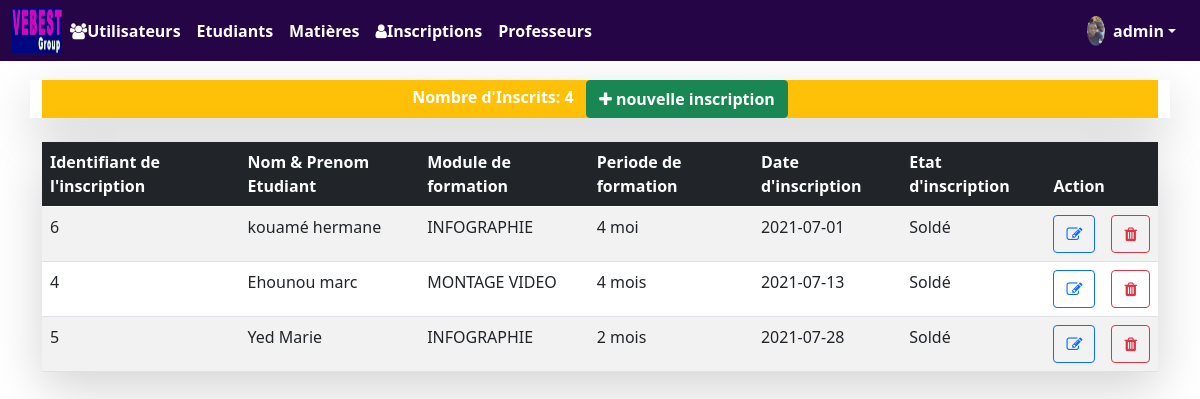
The app's page /page/inscriptions.php (signed in) with its own data.
### tables this page shows
CREATE TABLE `inscription` (
  `idIns` int(11) NOT NULL,
  `dateIns` varchar(50) NOT NULL,
  `idMat` varchar(50) NOT NULL,
  `libInscript` varchar(50) NOT NULL,
  `periode` varchar(50) NOT NULL,
  `idEt` int(11) NOT NULL
);

CREATE TABLE `etudiant` (
  `idEt` int(2) NOT NULL,
  `nomEtu` varchar(50) NOT NULL,
  `prenEtu` varchar(50) NOT NULL,
  `email` varchar(50) NOT NULL,
  `contact` varchar(50) NOT NULL,
  `pays` varchar(50) NOT NULL
);

CREATE TABLE `matiere` (
  `idMat` int(2) NOT NULL,
  `libMat` varchar(50) NOT NULL,
  `nbHmat` int(50) NOT NULL,
  `idP` int(2) NOT NULL
);

### page/inscriptions.php (the view, shortened to what this page needs)
<?php
 require_once('connexionbd.php');
    $requete=$pdo->prepare("SELECT inscription.*, matiere.libMat, etudiant.nomEtu, etudiant.prenEtu FROM inscription INNER JOIN matiere ON inscription.idMat = matiere.idMat
     INNER JOIN etudiant ON inscription.idEt = etudiant.idEt");
    $requete->execute();
    $inscription=$requete->fetchAll();
$selectcompter="SELECT * FROM inscription";
 $resultatCount=$pdo->query($selectcompter);
 $nbreUtilisateur=$resultatCount->rowCount();
?>
<!DOCTYPE html>
<html lang="fr">
<head>
    <link href="../css/bootstrap.min.css" rel="stylesheet">
    <link href="../css/font-awesome.min.css" rel="stylesheet">
    <link href="../css/cese.css" rel="stylesheet">
</head>
<body>
<?php include('menu.php'); ?>
<div class="container shadow-lg table1">
    <div class="bg-warning text-center text-white"> <strong> Nombre d'Inscrits: <?php echo $nbreUtilisateur; ?> </strong>
 &nbsp <a href="NouvelIns.php" class="text-white btn btn-success"><strong><i class="fa fa-plus"></i> nouvelle inscription</strong></a></div>
</div>
<br>
<div class="container">
<table class="table table-striped shadow-lg">
              <thead>
                  <tr class="table-dark">
                      <th> Identifiant de l'inscription </th>
                      <th> Nom & Prenom Etudiant </th>
                      <th> Module de formation </th>
                      <th> Periode de formation </th>
                      <th> Date d'inscription</th>
                      <th> Etat d'inscription </th>
                      <?php if($_SESSION["role"]=="ADMIN"){ ?>
                      <th colspan="2"> Action</th>
                      <?php } ?>
                  </tr>
              </thead>
              <tbody>
                 <?php  foreach($inscription as $inscription): ?>
                      <td> <?php echo $inscription["idIns"]; ?> </td>
                      <td> <?php echo $inscription["nomEtu"]." ".$inscription["prenEtu"]; ?></td>
                      <td> <?php echo $inscription["libMat"]; ?></td>
                      <td> <?php echo $inscription["periode"]; ?></td>
                      <td> <?php echo $inscription["dateIns"]; ?></td>
                      <td> <?php echo $inscription["libInscript"]; ?></td>
                      <?php if($_SESSION["role"]=="ADMIN"){ ?>
                      <td>
                        <a class="btn btn-outline-primary" href="ModIns.php?idIns=<?php echo $inscription["idIns"]; ?>">
                          <span class="fa fa-edit"></span>
                        </a>
                        </td>
                        <td>
                        <a class="btn btn-outline-danger" onclick="return confirm('Etes-vous sur de suprimer cet étudiant')" href="inscriptions.php?idIns=<?php echo $inscription["idIns"]; ?>">
                          <span class="fa fa-trash"></span>
                      </a>
                      </td>
                      <?php } ?>
                   <?php endforeach; ?>
              </tbody>
 </table>
</div>
</body>
</html>

### css/cese.css (style rules this page uses)
a { font-weight: bold; color: white; }
.table1 { margin-top: 80px; }

### records on screen
inscription: idIns "6", etudiant.nomEtu "kouamé", etudiant.prenEtu "hermane", idMat.libMat "INFOGRAPHIE", periode "4 moi", dateIns "2021-07-01", libInscript "Soldé"
inscription: idIns "4", etudiant.nomEtu "Ehounou", etudiant.prenEtu "marc", idMat.libMat "MONTAGE VIDEO", periode "4 mois", dateIns "2021-07-13", libInscript "Soldé"
inscription: idIns "5", etudiant.nomEtu "Yed", etudiant.prenEtu "Marie", idMat.libMat "INFOGRAPHIE", periode "2 mois", dateIns "2021-07-28", libInscript "Soldé"

### other values on screen
$_SESSION["login"] "admin"
$nbreUtilisateur "4"
